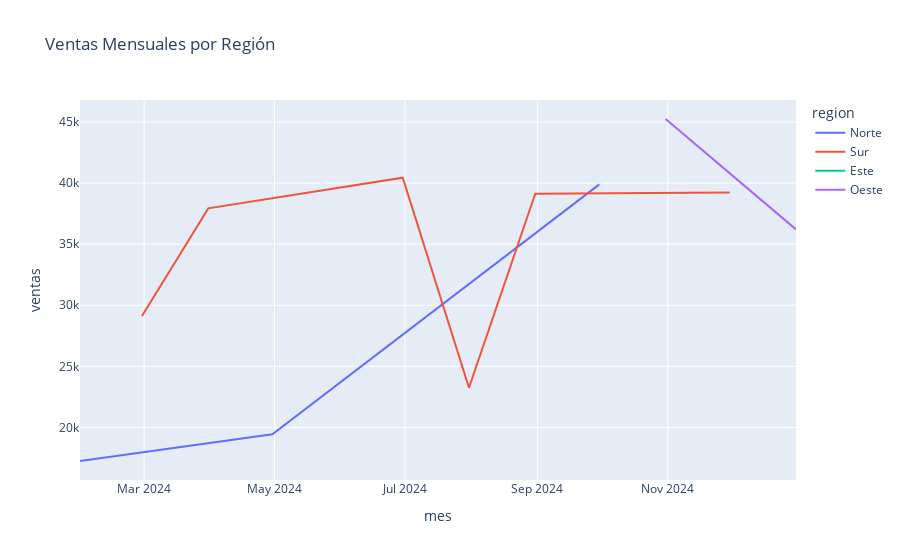

Notebook source saved alongside this figure:
### Markdown cell above
Task 2: Plotly para Visualizaciones Interactivas (10 minutos)
¿Cuándo usar visualizaciones interactivas?

Plotly crea gráficos web interactivos que permiten explorar datos dinámicamente, ideal para dashboards y presentaciones interactivas.

Características clave:

Interactividad nativa (zoom, hover, filtros)
Gráficos 3D y animados
Exportación a HTML/JavaScript
Integración con Jupyter y web apps
Ejemplo de gráfico interactivo:

### Code cell
import pandas as pd
import numpy as np
import plotly.express as px
import plotly.graph_objects as go

# Datos de ventas mensuales
ventas_mensuales = pd.DataFrame({
    'mes': pd.date_range('2024-01-01', periods=12, freq='M'),
    'ventas': np.random.randint(10000, 50000, 12),
    'region': np.random.choice(['Norte', 'Sur', 'Este', 'Oeste'], 12)
})

# Gráfico interactivo con Plotly
fig = px.line(ventas_mensuales, x='mes', y='ventas',
              color='region', title='Ventas Mensuales por Región')
fig.update_layout(hovermode='x unified')
fig.show()

### Figure 1 — Plotly figure (JSON) as saved in the notebook; plotly's stock layout.template omitted (floating-point values rounded to 4 significant figures)
{"data": [{"hovertemplate": "region=Norte<br>mes=%{x}<br>ventas=%{y}<extra></extra>", "legendgroup": "Norte", "line": {"color": "#636efa", "dash": "solid"}, "marker": {"symbol": "circle"}, "mode": "lines", "name": "Norte", "orientation": "v", "showlegend": true, "type": "scatter", "x": ["2024-01-31T00:00:00.000000000", "2024-04-30T00:00:00.000000000", "2024-09-30T00:00:00.000000000"], "xaxis": "x", "y": [17253, 19435, 39899], "yaxis": "y"}, {"hovertemplate": "region=Sur<br>mes=%{x}<br>ventas=%{y}<extra></extra>", "legendgroup": "Sur", "line": {"color": "#EF553B", "dash": "solid"}, "marker": {"symbol": "circle"}, "mode": "lines", "name": "Sur", "orientation": "v", "showlegend": true, "type": "scatter", "x": ["2024-02-29T00:00:00.000000000", "2024-03-31T00:00:00.000000000", "2024-06-30T00:00:00.000000000", "2024-07-31T00:00:00.000000000", "2024-08-31T00:00:00.000000000", "2024-11-30T00:00:00.000000000"], "xaxis": "x", "y": [29128, 37932, 40445, 23245, 39124, 39222], "yaxis": "y"}, {"hovertemplate": "region=Este<br>mes=%{x}<br>ventas=%{y}<extra></extra>", "legendgroup": "Este", "line": {"color": "#00cc96", "dash": "solid"}, "marker": {"symbol": "circle"}, "mode": "lines", "name": "Este", "orientation": "v", "showlegend": true, "type": "scatter", "x": ["2024-05-31T00:00:00.000000000"], "xaxis": "x", "y": [23296], "yaxis": "y"}, {"hovertemplate": "region=Oeste<br>mes=%{x}<br>ventas=%{y}<extra></extra>", "legendgroup": "Oeste", "line": {"color": "#ab63fa", "dash": "solid"}, "marker": {"symbol": "circle"}, "mode": "lines", "name": "Oeste", "orientation": "v", "showlegend": true, "type": "scatter", "x": ["2024-10-31T00:00:00.000000000", "2024-12-31T00:00:00.000000000"], "xaxis": "x", "y": [45247, 36211], "yaxis": "y"}], "layout": {"hovermode": "x unified", "legend": {"title": {"text": "region"}, "tracegroupgap": 0}, "title": {"text": "Ventas Mensuales por Región"}, "xaxis": {"anchor": "y", "domain": [0, 1], "title": {"text": "mes"}}, "yaxis": {"anchor": "x", "domain": [0, 1], "title": {"text": "ventas"}}}}
